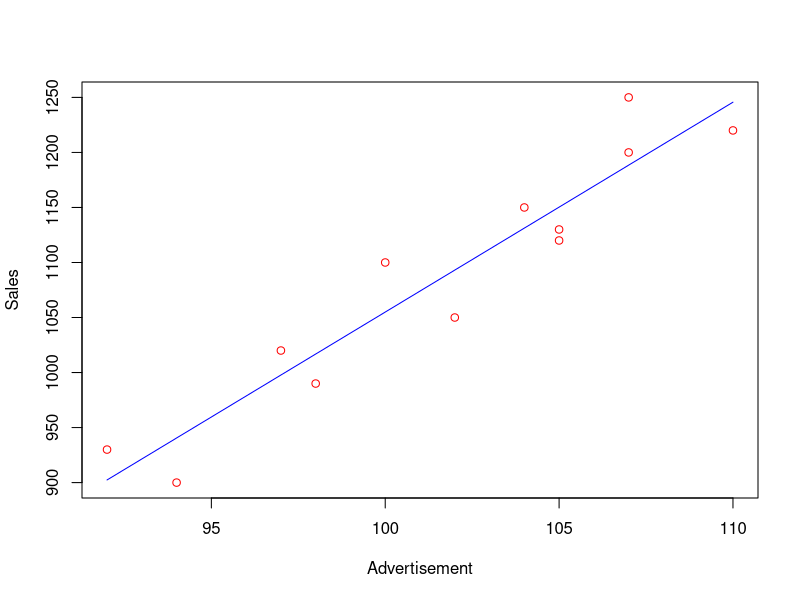

Write R code to recreate this figure.
# Training Data
x = c(92, 94, 97, 98, 100, 102, 104, 105, 105, 107, 107, 110)
y = c(930, 900, 1020, 990, 1100, 1050, 1150, 1120, 1130, 1200, 1250, 1220)

# Model building
xbar = mean(x)
ybar = mean(y)

xy = x*y
x2 = x*x

b = ( 12*sum(xy) - sum(x)*sum(y)) / ( 12*sum(x2) - (sum(x)*sum(x)) )
a = ybar - b*xbar

cat(c("\nThe y-intercept is ", a, ".\nThe slope is ", b, "\n"))

# Measures calculation

# Total Sum of Squares
sst = sum((y - ybar)**2) ;
cat(c("\nThe Total Sum of Squares is ", sst))

# Regression Sum of Squares
ssr = sum(( (a+b*x) - ybar)**2)
cat(c("\nThe Regression Sum of Squares is ", ssr))

# Sum of Squares
sse = sum( ( y - (a+b*x) )**2)
cat(c("\nThe Sum of Squares is ", sse))
cat(c("\nChecking SST = SSE + SSR ; SSE + SSR = ", sse+ssr))

# Co-efficient of Determination
r2 = ssr/sst
cat(c("\nThe Co-efficient of Determination is ", r2, "\n\n\n"))

png(file="LinearRegression.png")
plot(x, y, col="red", xlab="Advertisement", ylab="Sales")
lines(x, a+b*x, col="blue")
dev.off()
